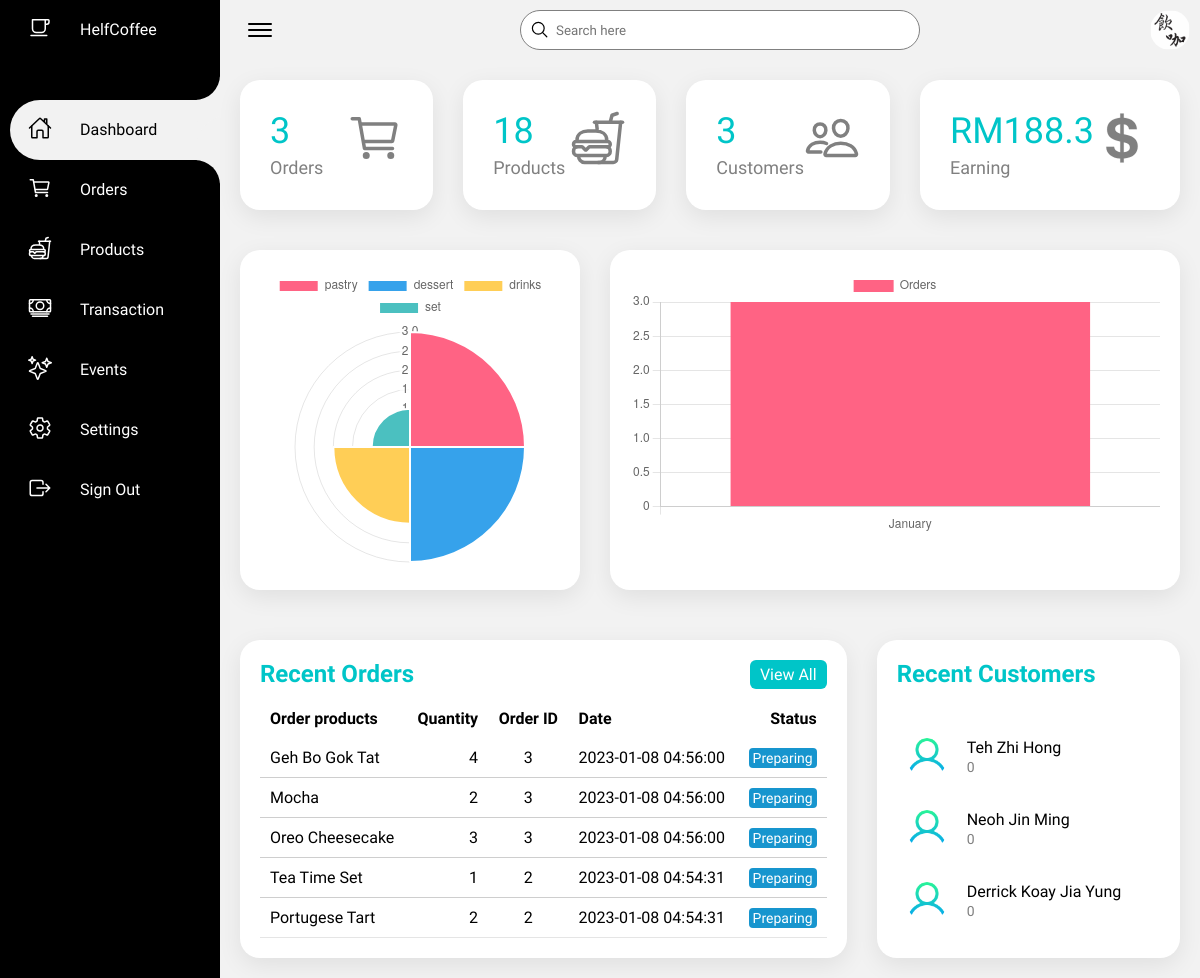
The page /Admin/index.php (signed in) on the database its author committed.
### tables this page shows
CREATE TABLE `order_product` (
  `id` int(100) NOT NULL,
  `order_id` int(100) NOT NULL,
  `product_id` int(100) NOT NULL,
  `quantity` int(100) NOT NULL DEFAULT 0
);

CREATE TABLE `product` (
  `product_id` int(11) NOT NULL,
  `product_name` text NOT NULL,
  `price` float NOT NULL,
  `product_type` int(100) NOT NULL,
  `product_desc` text NOT NULL,
  `product_quan` int(100) NOT NULL,
  `product_cal` int(100) NOT NULL,
  `best_seller` tinyint(1) NOT NULL,
  `product_img` varchar(100) NOT NULL,
  `pixel` int(10) NOT NULL
);

CREATE TABLE `orders` (
  `order_id` int(11) NOT NULL,
  `customer_id` int(10) NOT NULL,
  `order_amount` double NOT NULL,
  `order_date` datetime NOT NULL,
  `order_collection` text NOT NULL,
  `pickup_time` datetime DEFAULT NULL,
  `Status` varchar(10) NOT NULL DEFAULT 'preparing'
);

CREATE TABLE `customer` (
  `id` int(20) NOT NULL,
  `name` text NOT NULL,
  `email` text NOT NULL,
  `address` text NOT NULL,
  `password` text NOT NULL,
  `phone` int(15) NOT NULL,
  `payment_method` text NOT NULL,
  `credit_score` int(2) NOT NULL
);

### Admin/index.php (the view, shortened to what this page needs)
<?php
include "dbConnection.php"
?>
<!DOCTYPE html>
<html>
<head>
    <link rel="stylesheet" type="text/css" href="css/style.css">
</head>
<body>
    <div class="container">
        <div class="navigation">
            <ul>
                <li>
                    <a href="index.php">
                        <span class="icon">
                            <ion-icon name="cafe-outline"></ion-icon>
                        </span>
                        <span class="title">HelfCoffee</span>
                    </a>
                </li>
                <li class="hovered active">
                    <a href="index.php">
                        <span class="icon">
                            <ion-icon name="home-outline"></ion-icon>
                        </span>
                        <span class="title">Dashboard</span>
                    </a>
                </li>
                <li>
                    <a href="orders.php">
                        <span class="icon">
                            <ion-icon name="cart-outline"></ion-icon>
                        </span>
                        <span class="title">Orders</span>
                    </a>
                </li>
                <li>
                    <a href="products.php">
                        <span class="icon">
                            <ion-icon name="fast-food-outline"></ion-icon>
                        </span>
                        <span class="title">Products</span>
                    </a>
                </li>
                <li>
                    <a href="transaction.php">
                        <span class="icon">
                            <ion-icon name="cash-outline"></ion-icon>
                        </span>
                        <span class="title">Transaction</span>
                    </a>
                </li>
                <li>
                    <a href="events.php">
                        <span class="icon">
                            <ion-icon name="sparkles-outline"></ion-icon>
                        </span>
                        <span class="title">Events</span>
                    </a>
                </li>
                <li>
                    <a href="settings.php">
                        <span class="icon">
                            <ion-icon name="settings-outline"></ion-icon>
                        </span>
                        <span class="title">Settings</span>
                    </a>
                </li>
                <li>
                    <a href="adminlogout.php">
                        <span class="icon">
                            <ion-icon name="exit-outline"></ion-icon>
                        </span>
                        <span class="title">Sign Out</span>
                    </a>
                </li>
            </ul>
        </div>
        <div class="main">
            <div class="topbar">
                <div class="toggle">
                    <ion-icon name="menu-outline"></ion-icon>
                </div>
                <div class="search">
                    <label>
                        <input type="text" placeholder="Search here">
                        <ion-icon name="search-outline"></ion-icon>
                    </label>
                </div>
                <div class="user">
                    <img src="images/profile.jpg">
                </div>
            </div>
            <div class="cardBox">
                <div class="card">
                    <div>
                        <div class="numbers">
                            <?php
                            $sql = "SELECT COUNT(order_id) as total FROM orders";
                            $result = $conn->query($sql);
                            if ($result->num_rows > 0) {
                                while ($row = $result->fetch_assoc()) {
                                    echo $row['total'];
                                }
                            } else {
                                echo "0";
                            }
                            ?>
                        </div>
                        <div class="cardName">Orders</div>
                    </div>
                    <div class="iconBx">
                        <ion-icon name="cart-outline"></ion-icon>
                    </div>
                </div>
                <div class="card">
                    <div>
                        <div class="numbers">
                            <?php
                            $sql = "SELECT COUNT(product_id) as total FROM product";
                            $result = $conn->query($sql);
                            if ($result->num_rows > 0) {
                                while ($row = $result->fetch_assoc()) {
                                    echo $row['total'];
                                }
                            } else {
                                echo "0";
                            }
                            ?>
                        </div>
                        <div class="cardName">Products</div>
                    </div>
                    <div class="iconBx">
                        <ion-icon name="fast-food-outline"></ion-icon>
                    </div>
                </div>
                <div class="card">
                    <div>
                        <div class="numbers">
                            <?php
                            $sql = "SELECT COUNT(id) as total from customer";
                            $result = $conn->query($sql);
                            if ($result->num_rows > 0) {
                                while ($row = $result->fetch_assoc()) {
                                    echo $row["total"];
                                }
                            } else {
                                echo "0";
                            }
                            ?>
                        </div>
                        <div class="cardName">Customers</div>
                    </div>
                    <div class="iconBx">
                        <ion-icon name="people-outline"></ion-icon>
                    </div>
                </div>
                <div class="card">
                    <div>
                        <div class="numbers">
                            <?php
                            $sql = "SELECT SUM(order_amount) as amount FROM orders";
                            $result = $conn->query($sql);
                            if ($result->num_rows > 0) {
                                while ($row = $result->fetch_assoc()) {
                                    echo "RM" . $row['amount'];
                                }
                            } else {
                                echo "0";
                            }
                            ?>
                        </div>
                        <div class="cardName">Earning</div>
                    </div>
                    <div class="iconBx">
                        <ion-icon name="logo-usd"></ion-icon>
                    </div>
                </div>
            </div>
            <div class="graphBox">
                <div class="box">
                    <canvas id="myChart" width="auto" height="auto"></canvas>
                </div>
                <div class="box">
                    <canvas id="orders" width="auto" height="auto"></canvas>
                </div>
            </div>
            <div class="details">
                <div class="recentOrders">
                    <div class="cardHeader">
                        <h2>Recent Orders</h2>
                        <a href="orders.php" class="btn">View All</a>
                    </div>
                    <table>
                        <thead>
                            <tr>
                                <td>Order products</td>
                                <td>Quantity</td>
                                <td>Order ID</td>
                                <td>Date</td>
                                <td>Status</td>
                            </tr>
                        </thead>
                        <tbody>
                            <?php
                            $sql3 = "SELECT orders.order_id, orders.Status, orders.order_date, order_product.quantity, product.product_name FROM orders JOIN order_product ON orders.order_id = order_product.order_id JOIN product ON order_product.product_id = product.product_id ORDER BY orders.order_date DESC LIMIT 5";
                            $result3 = $conn->query($sql3);
                            if ($result3->num_rows > 0) {
                                while ($row3 = $result3->fetch_assoc()) {
                                    echo "<tr>";
                                    echo "<td>" . $row3['product_name'] . "</td>";
                                    echo "<td>" . $row3['quantity'] . "</td>";
                                    echo "<td>" . $row3['order_id'] . "</td>";
                                    echo "<td>" . $row3['order_date'] . "</td>";
                                    if ($row3['Status'] == "preparing") {
                                        echo "<td><span class='status preparing'>Preparing</span></td>";
                                    } else if ($row3['Status'] == "done") {
                                        echo "<td><span class='status done'>Done</span></td>";
                                    } else if ($row3['Status'] == "cancel") {
                                        echo "<td><span class='status cancel'>Cancel</span></td>";
                                    }
                                    echo "<tr>";
                                }
                            }
                            ?>
                        </tbody>
                    </table>
                </div>
                <div class="recentCustomers">
                    <div class="cardHeader">
                        <h2>Recent Customers</h2>
                    </div>
                    <table>
                        <?php
                        $sql4 = "SELECT * FROM `customer` ORDER BY id DESC LIMIT 4";
                        $result4 = $conn->query($sql4);
                        if ($result4->num_rows > 0) {
                            while ($row4 = $result4->fetch_assoc()) {
                                echo "<tr>";
                                echo "<td width='60px'>";
                                echo "<div class='imgBx'><img src='images/user.png'></div>";
                                echo "</td>";
                                echo "<td>";
                                echo "<h4>" . $row4['name'] . "<br><span>" . $row4['credit_score'] . "</span></h4>";
                                echo "<tr>";
                            }
                        }
                        ?>
                    </table>
                </div>
            </div>
        </div>
    </div>
    <?php
    $sql = "SELECT product_type.type_name, COUNT(order_product.order_id) as num FROM `product_type` JOIN `product` ON product_type.id=product.product_type JOIN `order_product` on product.product_id=order_product.product_id GROUP BY type_name ORDER BY product_type.id ASC";
    $result = $conn->query($sql);
    if ($result->num_rows > 0) {
        while ($row = $result->fetch_assoc()) {
            $category[] = $row["type_name"];
            $amount[] = $row["num"];
        }
    } else {
        echo "0";
    }
    $sql2 = "SELECT COUNT(`order_id`) AS num, MONTHNAME(`order_date`) AS mon FROM `orders` GROUP BY DATE_FORMAT(`order_date`, '%m-%Y') ORDER BY YEAR(`order_date`) ASC";
    $result2 = $conn->query($sql2);
    if ($result2->num_rows > 0) {
        while ($row2 = $result2->fetch_assoc()) {
            $num[] = $row2["num"];
            $month[] = $row2["mon"];
        }
    } else {
        echo "0";
    }
    ?>
    <script>
        const ctx = document.getElementById('myChart');
        const orders = document.getElementById('orders');
        new Chart(ctx, {
            type: 'polarArea',
            data: {
                labels: <?php echo json_encode($category) ?>,
                datasets: [{
                    label: 'Sales',
                    data: <?php echo json_encode($amount) ?>,
                    backgroundColor: [
                        'rgba(255, 99, 132, 1)',
                        'rgba(54, 162, 235, 1)',
                        'rgba(255, 206, 86, 1)',
                        'rgba(75, 192, 192, 1)',
                        'rgba(153, 102, 255, 1)',
                        'rgba(255, 159, 64, 1)',
                        'rgba(255, 99, 132, 1)',
                    ]
                }]
            },
            options: {
                responsive: true,
            }
        });
        new Chart(orders, {
            type: 'bar',
            data: {
                labels: <?php echo json_encode($month) ?>,
                datasets: [{
                    label: 'Orders',
                    data: <?php echo json_encode($num) ?>,
                    backgroundColor: [
                        'rgba(255, 99, 132, 1)',
                        'rgba(54, 162, 235, 1)',
                        'rgba(255, 206, 86, 1)',
                        'rgba(75, 192, 192, 1)',
                        'rgba(153, 102, 255, 1)',
                        'rgba(255, 159, 64, 1)',
                        'rgba(255, 99, 132, 1)',
                        'rgba(54, 162, 235, 1)',
                        'rgba(255, 206, 86, 1)',
                        'rgba(75, 192, 192, 1)',
                        'rgba(153, 102, 255, 1)',
                        'rgba(255, 159, 64, 1)'
                    ],
                }]
            },
            options: {
                responsive: true,
            }
        });
    </script>
</body>
</html>

### rows shown on the page
order_product: product.product_name "Geh Bo Gok Tat", quantity "4", order.order_id "3", order.order_date "2023-01-08 04:56:00"
order_product: product.product_name "Mocha", quantity "2", order.order_id "3", order.order_date "2023-01-08 04:56:00"
order_product: product.product_name "Oreo Cheesecake", quantity "3", order.order_id "3", order.order_date "2023-01-08 04:56:00"
order_product: product.product_name "Tea Time Set", quantity "1", order.order_id "2", order.order_date "2023-01-08 04:54:31"
order_product: product.product_name "Portugese Tart", quantity "2", order.order_id "2", order.order_date "2023-01-08 04:54:31"
customer: name "Teh Zhi Hong", credit_score "0"
customer: name "Neoh Jin Ming", credit_score "0"
customer: name "Derrick Koay Jia Yung", credit_score "0"

### other values the page prints
$row['total'] "3"
$row['total'] "18"
$row["total"] "3"
$row['amount'] "188.3"
chart data {{ json_encode($category) }} ["pastry","dessert","drinks","set"]
chart data {{ json_encode($amount) }} ["3","3","2","1"]
chart data {{ json_encode($month) }} ["January"]
chart data {{ json_encode($num) }} ["3"]
